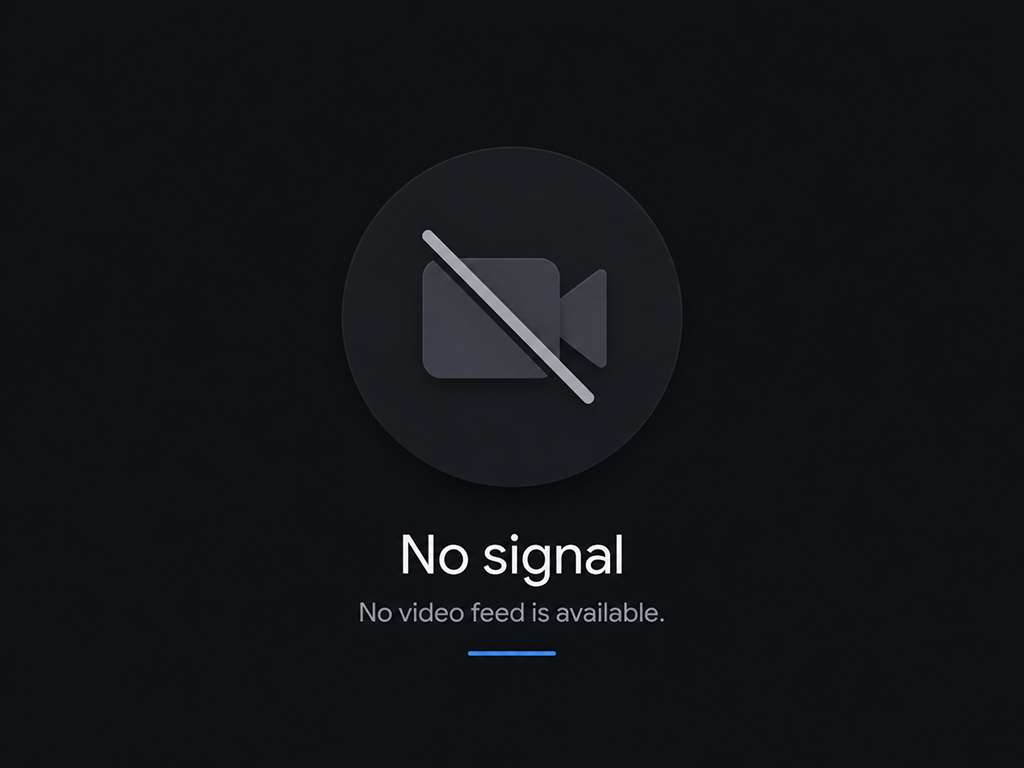
#> input picture image_processing/examples/no_signal.png, 1024 x 768 px; its folder holds only this picture in this run
$ python -i save.py   (imports and definitions only)
#> lines starting #> are read from the running program, lines starting #| are printed output that depends on the picture; after the words box and inside, x2 and y2 are one past the last pixel; in counts of white or black regions, pixels touching at a corner belong together
#> further down, picture is the input picture: shape (768, 1024, 3); mean B, G, R 24.4, 20.5, 18.4
#!/usr/bin/env python3
import cv2, time, threading, queue, subprocess, os, sys
import numpy as np
from datetime import datetime
import pytz
from tools.mjpeg_capture import MJPEG_STREAM_URL, MjpegStreamCapture

# ====== CONFIG ======
URL = MJPEG_STREAM_URL
IST = pytz.timezone("Asia/Kolkata")

# Output
BASE_DIR = os.getenv("CCTV_RECORDINGS_DIR", "/Volumes/HP USB20FD/CCTV/recordings/esp_cam1")
SEGMENT_SECONDS = 300
BITRATE = "4M"
RTSP_OUT = "rtsp://127.0.0.1:8554/esp_cam1_overlay"
USE_APPLE_VIDEOTOOLBOX = sys.platform == "darwin"

# Motion
MIN_AREA = 800
ROI_PTS = np.array(
    [
        [147, 400],
        [151, 427],
        [146, 487],
        [148, 524],
        [143, 557],
        [191, 551],
        [222, 560],
        [269, 561],
        [302, 553],
        [345, 555],
        [376, 556],
        [434, 546],
        [468, 550],
        [504, 545],
        [564, 541],
        [609, 543],
        [651, 542],
        [701, 544],
        [737, 538],
        [779, 536],
        [811, 535],
        [832, 506],
        [836, 475],
        [843, 471],
        [858, 457],
        [858, 440],
        [855, 413],
        [846, 391],
        [841, 352],
        [836, 329],
        [819, 319],
        [799, 271],
        [808, 238],
        [809, 201],
        [799, 192],
        [786, 191],
        [759, 194],
        [738, 194],
        [692, 196],
        [659, 200],
        [612, 201],
        [572, 197],
        [517, 194],
        [463, 197],
        [408, 208],
        [393, 236],
        [363, 236],
        [329, 233],
        [273, 230],
        [264, 232],
        [249, 259],
        [230, 273],
        [196, 289],
        [179, 292],
        [150, 291],
        [128, 315],
        [142, 339],
        [146, 363],
        [146, 381],
    ],
    dtype=np.int32,
)

SHOW_PREVIEW = True  # press q to quit
TARGET_FPS = 10  # encode at ~10 fps
FRAME_QUEUE_MAX = 2  # keep latency low
# ====================

# [1 line not run here, left out]

# ---- Motion/overlay helpers ----
mog2 = cv2.createBackgroundSubtractorMOG2(
    history=500, varThreshold=25, detectShadows=True
)


# [28 lines left out: function draw_overlay, not called in this run]


def detect_motion(frame):
    roi_mask = np.zeros(frame.shape[:2], dtype=np.uint8)
    cv2.fillPoly(roi_mask, [ROI_PTS], 255)
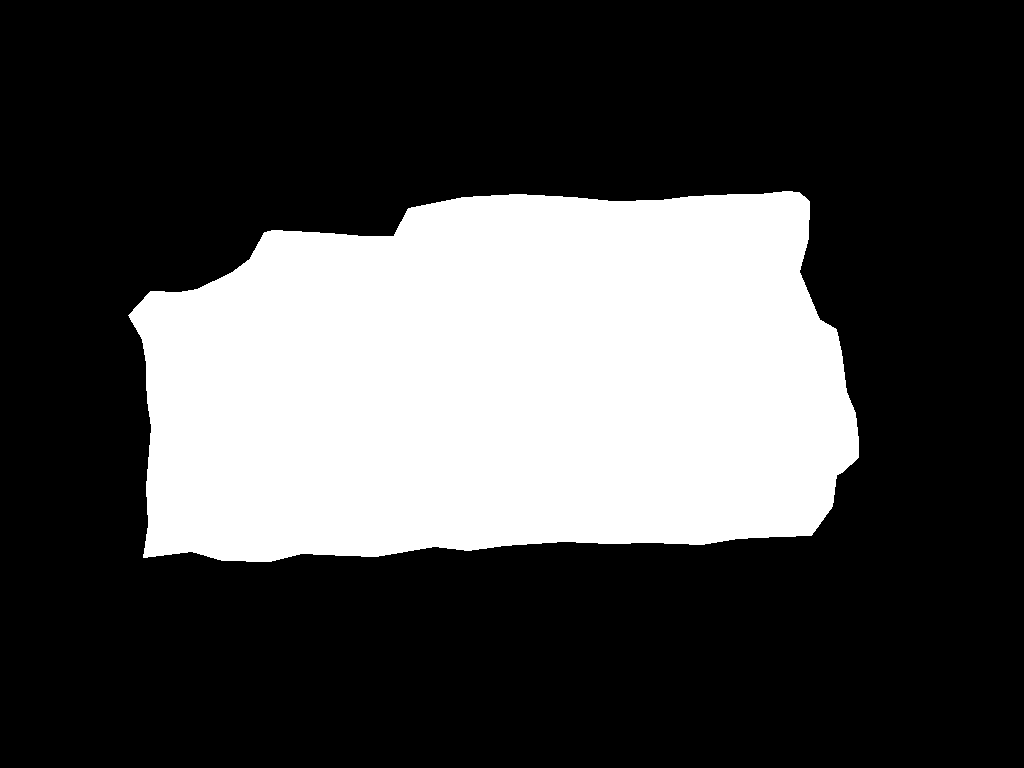
#> roi_mask: shape (768, 1024); 28.7% white; 1 white region, box (x1, y1, x2, y2) and area: (128, 191, 859, 562) 225970
    gray = cv2.cvtColor(frame, cv2.COLOR_BGR2GRAY)
    fg = mog2.apply(gray)
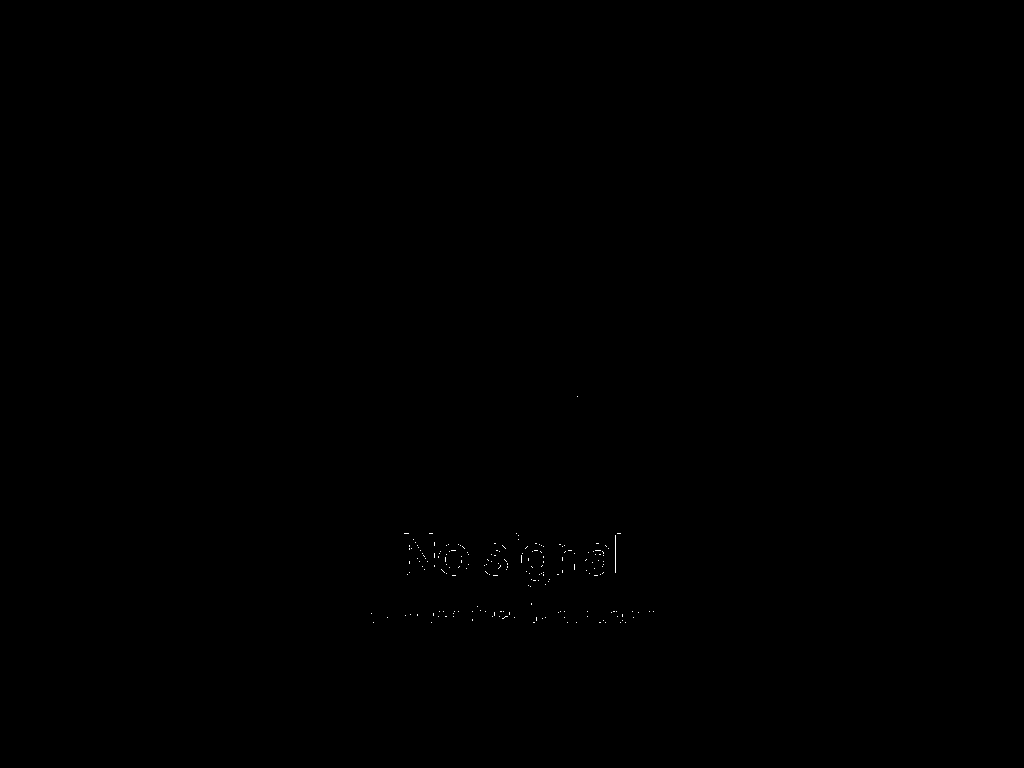
#> fg: shape (768, 1024); values 127 (black) and 255 (white), 0.05% white in thin lines or dots, all inside (x1, y1, x2, y2) = (371, 396, 654, 623)
    _, fg = cv2.threshold(fg, 200, 255, cv2.THRESH_BINARY)
    fg = cv2.morphologyEx(fg, cv2.MORPH_OPEN, None)  # type: ignore
#> fg: shape (768, 1024); every value is 0
    fg = cv2.dilate(fg, None, iterations=2)  # type: ignore
    fg = cv2.bitwise_and(fg, fg, mask=roi_mask)
    cnts, _ = cv2.findContours(fg, cv2.RETR_EXTERNAL, cv2.CHAIN_APPROX_SIMPLE)
#> cnts = []
    boxes = []
    motion = False
    for c in cnts:
        area = cv2.contourArea(c)
        if area < MIN_AREA:
            continue
        x, y, w, h = cv2.boundingRect(c)
        boxes.append((x, y, w, h, area))
        motion = True
#> this loop made 0 passes
#> after the loop, boxes = []
    return motion, boxes


# ---- FFmpeg launcher (tee: segment to disk + RTSP publish) ----
ffmpeg_proc = None


# [96 lines left out: functions h264_encoder_args, start_ffmpeg, not called in this run]


# ---- Threads ----
frame_q: "queue.Queue[np.ndarray]" = queue.Queue(maxsize=FRAME_QUEUE_MAX)
running = True


# [108 lines left out: functions reader, processor, main, not called in this run]


# [2 lines not run here, left out]

>>> import cv2
>>> picture = cv2.imread('examples/no_signal.png')
>>> result = detect_motion(picture)
#> result = (False, [])
